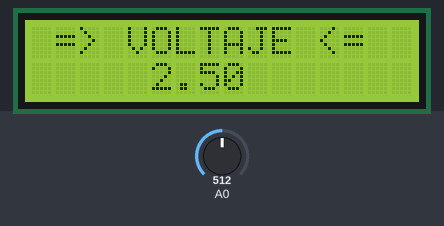
Bench run of a sketch on a simulated Arduino Uno, built with avr-gcc and run on an emulated ATmega328P. On the bench: 16×2 character LCD. Inputs (shaded band) come from the test bench; at power-on: A0 = 512.

Above: at 1.2 s.
1.3 s: A0 set to 716
At 2.5 s:
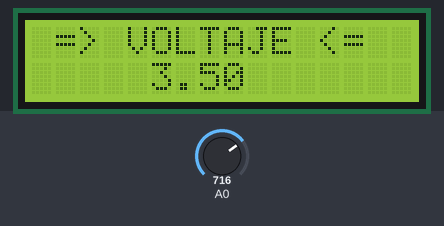
2.8 s: A0 set to 900
At 3.6 s:
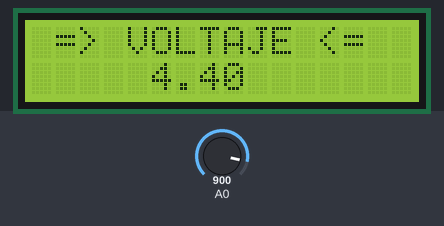
4.3 s: A0 set to 1023
At 5.2 s:
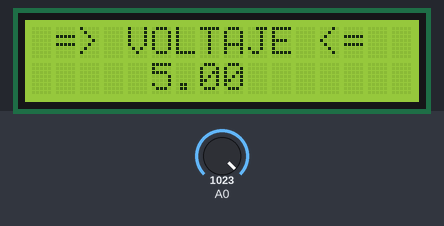
Timing chart, 0 to 7.3 s (numbered marks = the images above; inputs shaded):
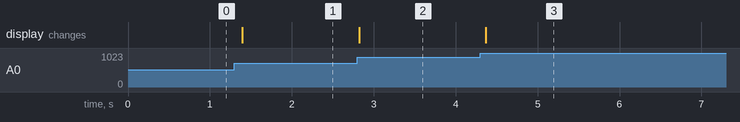

The sketch:

lecturaLCD.ino
```cpp
#include <Wire.h>
#include <LiquidCrystal_I2C.h> //DESCARGAR LIBRERÍA:https://github.com/ELECTROALL/Codigos-arduino/blob/master/LiquidCrystal_I2C.zip

LiquidCrystal_I2C lcd(0x3f,16,2); // si no te sale con esta direccion  puedes usar (0x3f,16,2) || (0x27,16,2)  ||(0x20,16,2)

byte customChar[] = {
  0x06,
  0x0C,
  0x18,
  0x0C,
  0x06,
  0x0C,
  0x18,
  0x10
};

void setup() {
  /*Serial.begin(9600); //Inicializar la comunicación serial a 9600 bits por segundo
  lcd.init();
  lcd.backlight();
  lcd.clear();*/

  lcd.init();
  lcd.backlight();
  lcd.write(0);

}

void loop() {
  int sensorValue = analogRead(A0); //Lee la entrada en el pin analógico 0
  float voltaje = sensorValue * (5.0 / 1023.0);
  //lcd.createChar(5, customChar);

  lcd.setCursor(0,0);
  lcd.print(" => VOLTAJE <=");
  lcd.setCursor (5,1);
  lcd.write(customChar);
  lcd.print(voltaje);
  lcd.write(customChar);

  Serial.println(voltaje); //Imprime el valor de la lectura
  delay(100);

}
```

Measured:
- after the input at 1.3 s, the display: changes after 0.09 s (image 1)
- after the input at 2.8 s, the display: changes at once (image 2)
- after the input at 4.3 s, the display: changes after 0.07 s (image 3)
